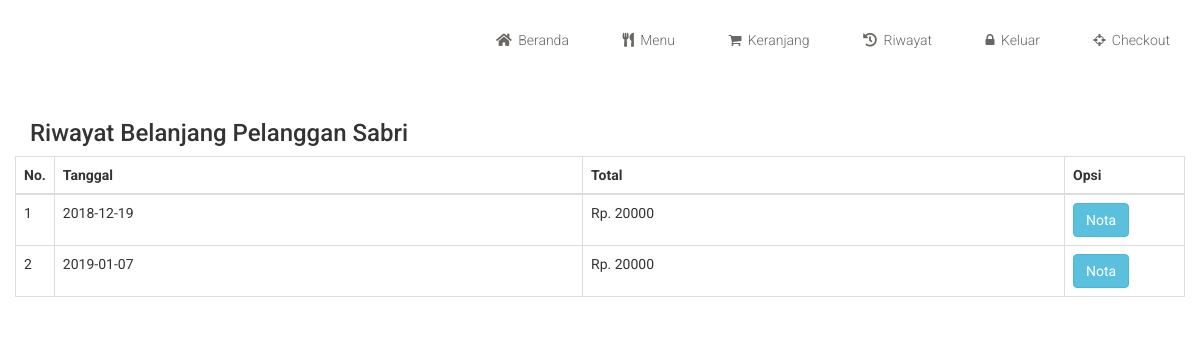
The page /riwayat.php (signed in) on the database its author committed.
### tables this page shows
CREATE TABLE IF NOT EXISTS `pembelian` (
  `id_pembelian` int(11) NOT NULL AUTO_INCREMENT,
  `id_user` int(11) NOT NULL,
  `id_ongkir` int(11) NOT NULL,
  `tanggal_pembelian` date NOT NULL,
  `total_pembelian` int(11) NOT NULL,
  `tarif` int(11) NOT NULL,
  `alamat_pengiriman` text NOT NULL,
  `status_pembelian` varchar(100) NOT NULL DEFAULT 'Dalam Proses',
  PRIMARY KEY (`id_pembelian`)
);

### riwayat.php (the view, shortened to what this page needs)
<?php
include 'konfig.php';
include 'headatas.php';
?>
<?php
include 'headbawah.php';
?>
<section class="riwayat">
    <div class="container">
        <h3>Riwayat Belanjang Pelanggan <?php echo $_SESSION["user"]["nama"] ?> </h3>
    </div>
    <table class="table table-bordered">
        <thead>
            <tr>
                <th>No.</th>
                <th>Tanggal</th>
                <th>Total</th>
                <th>Opsi</th>
            </tr>
        </thead>
        <tbody>
            <?php
            $nomor = 1;
            $id_user = $_SESSION["user"]["id_user"];
            $ambil = $koneksi->query("SELECT * FROM pembelian WHERE id_user=$id_user");
            while($pecah = $ambil->fetch_assoc()) {
            ?>
            <tr>
                <td style="width:25px;"><?php echo $nomor; ?></td>
                <td><?php echo $pecah["tanggal_pembelian"] ?></td>
                <td>Rp. <?php echo $pecah["total_pembelian"] ?></td>
                <td style="width:120px;">
                    <a href="nota.php?id=<?php echo $pecah["id_pembelian"] ?>" class="btn btn-info">Nota</a>
                </td>
            </tr>
            <?php $nomor++ ?>
            <?php echo $koneksi->error; } ?>
        </tbody>
    </table>
</section>
</body>
</html>

### css/main.css (style rules this page uses)
html, body { font-family: 'Roboto', sans-serif; background: ; position: relative; font-weight: 400px; padding: 0; margin: 0; height: 100%; }
a { -webkit-transition: 300ms; -moz-transition: 300ms; -o-transition: 300ms; transition: 300ms; }
h1, h2, h3, h4, h5, h6 { font-family: 'Roboto', sans-serif; }

### rows shown on the page
pembelian: tanggal_pembelian "2018-12-19", total_pembelian "20000"
pembelian: tanggal_pembelian "2019-01-07", total_pembelian "20000"

### other values the page prints
$_SESSION["user"]["nama"] "Sabri"
